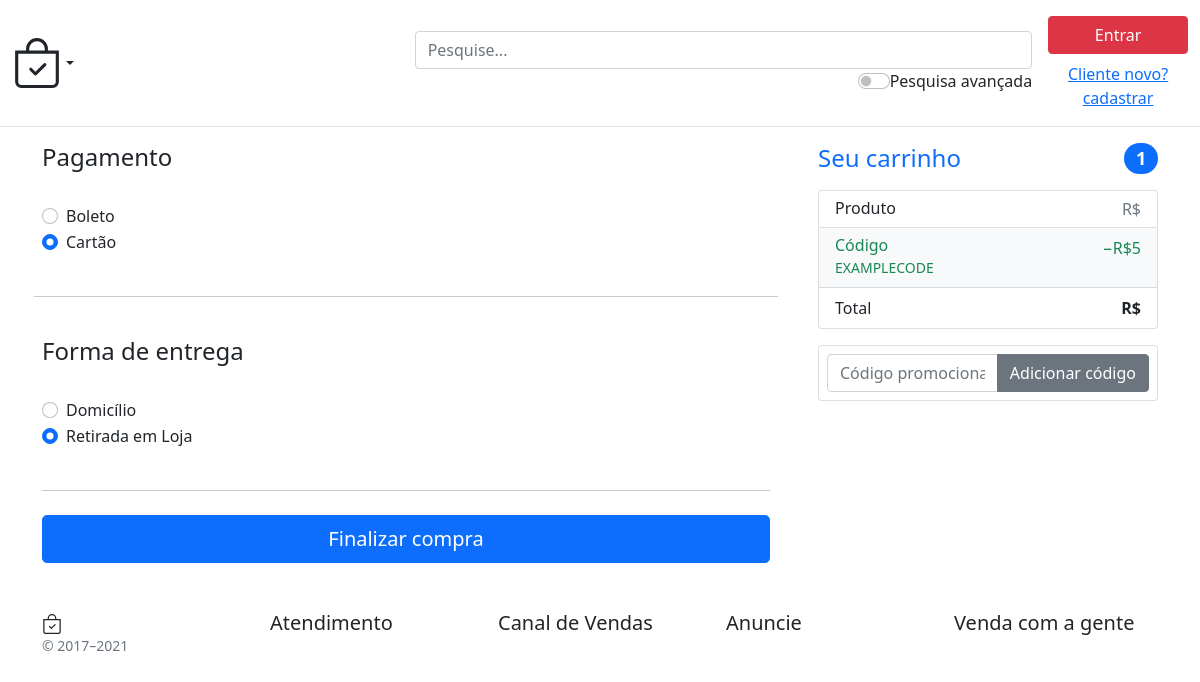
The page /compra/1 on the database its author committed.
### tipo_pagamento/models.py (models this page shows, shortened)
class Tipo_pagamento(models.Model):
    tipo = models.CharField(max_length=255)
    ativo = models.BooleanField(default=False)
    created_at = models.DateTimeField(auto_now_add=True)
    updated_at = models.DateTimeField(auto_now=True)
    class Meta:
        db_table = "tipo_pagamento"
        verbose_name_plural = "Tipos de pagamentos"

### tipo_entrega/models.py (models this page shows, shortened)
class Tipo_entrega(models.Model):
    tipo = models.CharField(max_length=255)
    ativo = models.BooleanField(default=False)
    created_at = models.DateTimeField(auto_now_add=True)
    updated_at = models.DateTimeField(auto_now=True)
    class Meta:
        db_table = "tipo_entrega"
        verbose_name_plural = "Tipos de entregas"

### pedido/views.py (the view)
# urls.py: path('compra/<id>', compra, name='compra'),
def compra(request, id):
    categorias = Categoria.objects.all()
    entregas = Tipo_entrega.objects.all()
    pagamentos = Tipo_pagamento.objects.all()
    if request.method == 'POST':
        pass
    return render(request, "compra.html", {"categorias": categorias, "entregas": entregas, "pagamentos": pagamentos})

### templates/compra.html (shortened to what this page needs)
{% extends 'base.html' %}
{% block conteudo  %}
<section class="container">
    <div class="row g-5">
        <div class="col-md-5 col-lg-4 order-md-last">
          <h4 class="d-flex justify-content-between align-items-center mb-3">
            <span class="text-primary">Seu carrinho</span>
            <span class="badge bg-primary rounded-pill">1</span>
          </h4>
          <ul class="list-group mb-3">
            <li class="list-group-item d-flex justify-content-between lh-sm">
              <div>
                <h6 class="my-0">Produto</h6>
              </div>
              <span class="text-muted">R$ {{ item.preco }}</span>
            </li>
            <li class="list-group-item d-flex justify-content-between bg-light">
              <div class="text-success">
                <h6 class="my-0">Código</h6>
                <small>EXAMPLECODE</small>
              </div>
              <span class="text-success">−R$5</span>
            </li>
            <li class="list-group-item d-flex justify-content-between">
              <span>Total</span>
              <strong>R$ {{ item.preco }}</strong>
            </li>
          </ul>
          <form class="card p-2">
            <div class="input-group">
              <input type="text" class="form-control" placeholder="Código promocional">
              <button type="submit" class="btn btn-secondary">Adicionar código</button>
            </div>
          </form>
        </div>
        <div class="col-md-7 col-lg-8">
          <form class="needs-validation" novalidate="">
            <div class="row g-3">
                <h4 class="mb-3">Pagamento</h4>
                <div class="my-3">
                    {% for pagamento in pagamentos %}
                    <div class="form-check">
                        <input id="{{ pagamento.id }}" name="metodo" type="radio" class="form-check-input" checked="" required="">
                        <label class="form-check-label" for="{{ pagamento.id }}">{{ pagamento.tipo }}</label>
                    </div>
                    {% endfor %}
                </div>
                <hr class="my-4">
                <h4 class="mb-3">Forma de entrega</h4>
                <div class="my-3">
                    {% for entrega in entregas %}
                    <div class="form-check">
                        <input id="{{ entrega.id }}" name="entrega" type="radio" class="form-check-input" checked="" required="">
                        <label class="form-check-label" for="{{ entrega.id }}">{{ entrega.tipo }}</label>
                    </div>
                    {% endfor %}
                </div>
            </div>
            <hr class="my-4">
            <button class="w-100 btn btn-primary btn-lg" type="submit">Finalizar compra</button>
          </form>
        </div>
    </div>
</section>
{% endblock %}

### rows shown on the page
Tipo_pagamento: tipo "Boleto"
Tipo_pagamento: tipo "Cartão"
Tipo_entrega: tipo "Domicílio"
Tipo_entrega: tipo "Retirada em Loja"
